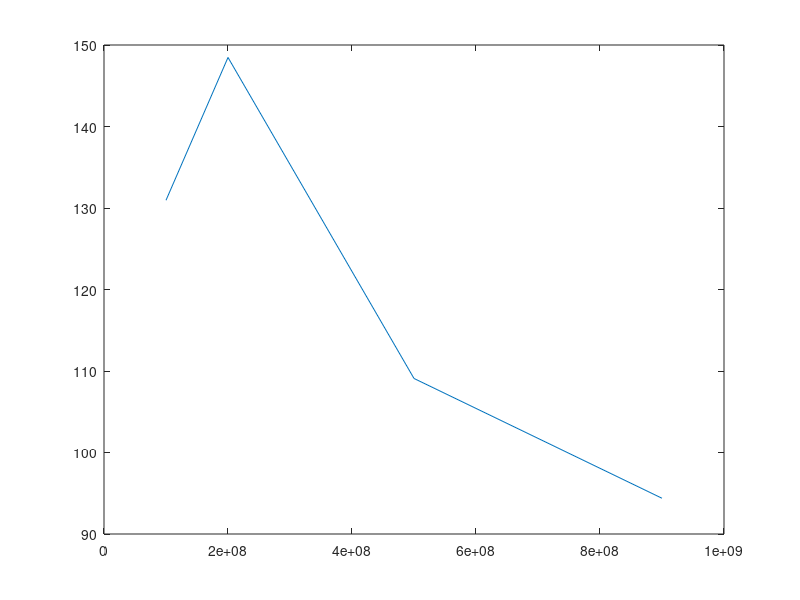

This figure's MATLAB source:
X=[100000000	200000000	500000000	900000000]
Y1=[0.10946202	0.20548797	0.48925591	0.87036705]
Y2=[14.3337565	30.50946375	53.3701905	82.150371]
Y1
plot(X,Y2./Y1)